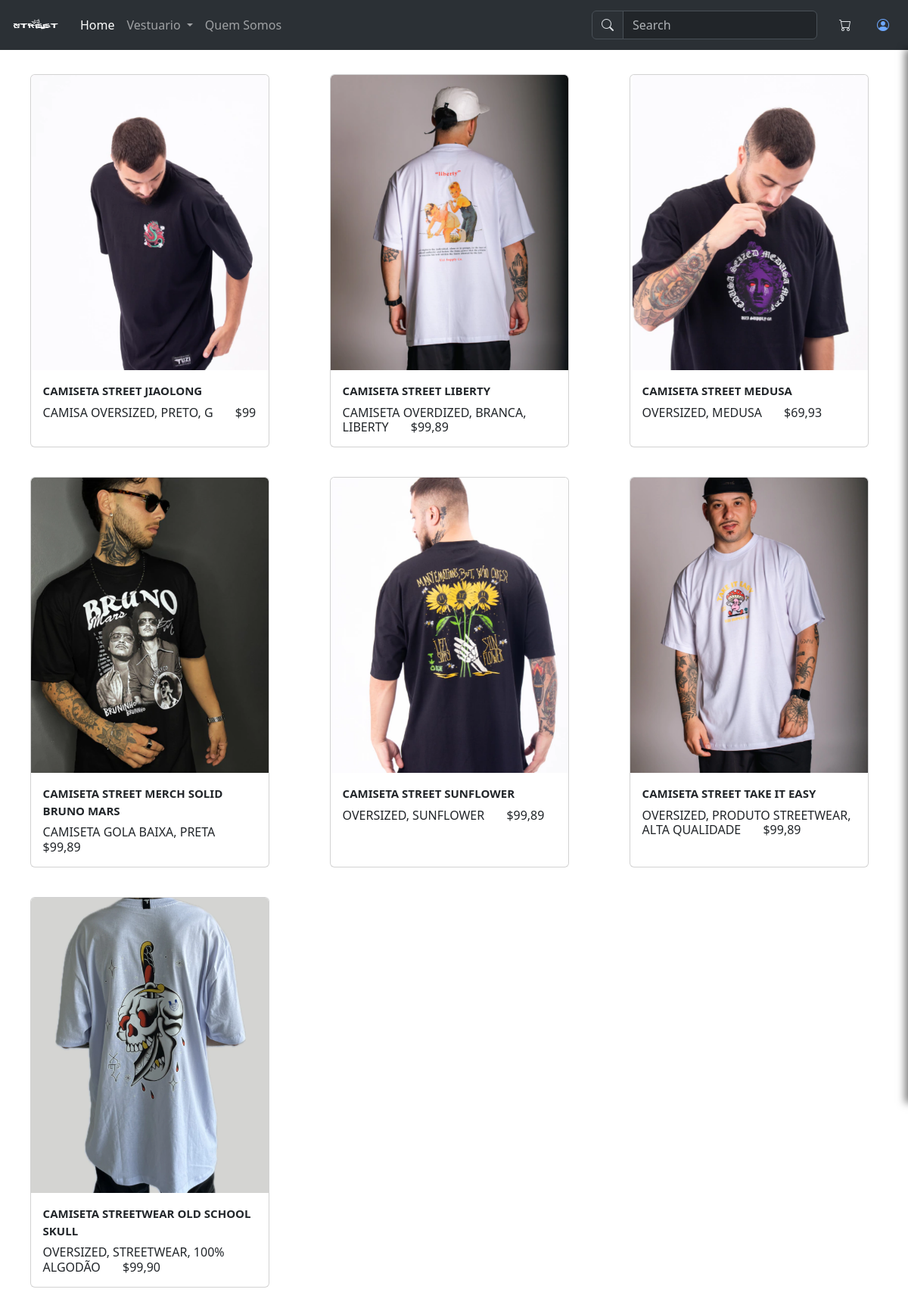
/index.php?pagina=catalogo&categoria=blusa, run on the app's committed database.
### tables this page shows
CREATE TABLE `produtos` (
  `id` int(11) NOT NULL,
  `categoria` varchar(255) NOT NULL,
  `nome_produto` varchar(255) NOT NULL,
  `descricao` varchar(255) NOT NULL,
  `preco` varchar(250) NOT NULL,
  `estoque` varchar(250) NOT NULL,
  `tamanho` varchar(255) NOT NULL,
  `Cor` varchar(255) NOT NULL,
  `Imagem_link_1` varchar(255) NOT NULL,
  `Imagem_link_2` varchar(255) NOT NULL
);

### modules/catalogo.php (the view)
<?php
include_once('conexao.php');
$select = "SELECT * FROM produtos WHERE categoria = '$_GET[categoria]'";
$res= $conexao->query($select);
while($resX = mysqli_fetch_assoc($res)){
    echo"
    <div class='card' style='width: 80%;'><a  href='./index.php?pagina=produto&id=$resX[id]'><img src='$resX[Imagem_link_1]' class='card-img-top' alt='...' style='width: 100%; height: 390px; object-fit: cover;'></a>
        <svg onclick='addcarrinho($resX[id])' xmlns='http://www.w3.org/2000/svg' width='40' height='40' fill='currentColor' class='bi bi-bag-plus-fill' viewBox='0 0 16 16'>
        <path fill-rule='evenodd' d='M10.5 3.5a2.5 2.5 0 0 0-5 0V4h5zm1 0V4H15v10a2 2 0 0 1-2 2H3a2 2 0 0 1-2-2V4h3.5v-.5a3.5 3.5 0 1 1 7 0M8.5 8a.5.5 0 0 0-1 0v1.5H6a.5.5 0 0 0 0 1h1.5V12a.5.5 0 0 0 1 0v-1.5H10a.5.5 0 0 0 0-1H8.5z'/>
        </svg>
        <div class='card-body'>
        <p class='card-title text-start' style='font-size: 15px;font-weight: bold;'>$resX[nome_produto]</p>
        <h6 class='card-text text-start' >$resX[descricao]<span class='text-end'style='margin-left:25px'> $$resX[preco]</span></h6>
        </div>
        </div>";
}

### src/index.php (shortened to what this page needs)
<!doctype html>
<html lang="pt-br">
<head>
  <link rel="stylesheet" href="/node_modules/bootstrap/dist/css/bootstrap.min.css">
  <link rel="stylesheet" href="../css/style.css">
  <link href="https://cdn.jsdelivr.net/npm/bootstrap@5.3.3/dist/css/bootstrap.min.css" rel="stylesheet"
>
  <link href="https://cdnjs.cloudflare.com/ajax/libs/bootstrap-icons/1.10.0/font/bootstrap-icons.min.css"
    rel="stylesheet">
</head>
<body>
  <?php
  include("../components/navbar/index.php");
  include("../components/carrinho/index.php");
  if(!isset($_GET['pagina'])){
    include("../components/main/index.php");
    include("../components/contatos/index.php");
    include("../components/footer/index.php");
    }else{
      if($_GET['pagina']=="catalogo"){
        include("../components/catalogo/index.php");
    }elseif($_GET['pagina']=="login"){
        include("../components/loginUsuario/index.php");
    }elseif($_GET['pagina']=="cadastro"){
      include("../components/cadastroUsuario/index.php");
  }elseif($_GET['pagina']=="produto"){
    include("../components/produto/index.php");
    }elseif($_GET['pagina']=="quem_somos"){
      include("../components/quemSomos/index.php");
      }
  }
  ?>
</body>
</html>

### components/navbar/index.php (shortened to what this page needs)
<link rel="stylesheet" href="../components/navbar/style.css">
<nav class="navbar bg-dark fixed-top navbar-expand-lg bg-body-tertiary" data-bs-theme="dark">
        <div class="container-fluid">
            <a class="navbar-brand" href="../src/index.php">
                <img src="../img/icons/1.png" alt="street" width="70" height="40" alt="Logo Anuncio">
            </a>
            <div class="collapse navbar-collapse" id="navbarSupportedContent">
                <ul class="navbar-nav me-auto mb-2 mb-lg-0">
                    <li class="nav-item">
                        <a class="nav-link active" aria-current="page" href="../src/index.php">Home</a>
                    </li>
                    <li class="nav-item dropdown">
                        <a class="nav-link dropdown-toggle" href="#" role="button" data-bs-toggle="dropdown"
                            aria-expanded="false">
                            Vestuario
                        </a>
                    </li>
                    <li class="nav-item">
                        <a class="nav-link" href="./index.php?pagina=quem_somos">Quem Somos</a>
                    </li>
                </ul>
                <div class="d-flex align-items-center ms-5  ">
                    <?php
                    if(isset(($_GET['pagina']))){
                        if($_GET['pagina']=="catalogo"){
                            echo"
                            <form class='d-flex align-items-center' role='search'>
                                    <div class='input-group'>
                                        <span class='input-group-text' id='basic-addon1'>
                                            <i class='bi bi-search'></i>
                                        </span>
                                        <input class='form-control' id='search' onkeyup='pesquisa()' type='search' placeholder='Search' aria-label='Search'>
                                    </div>
                                </form>
                            ";
                        }else{
                        }}
                    ?>
                    <div class="d-flex align-items-center ms-3">
                        <button class="btn me-2" onclick="abrirCarrinho(),atualizaCarrinho(),valorTotal()">
                            <i class="bi bi-cart"></i>
                        </button>
                        <?php if(isset($_SESSION['emailUsuario']))
                        {echo "<div class='btn' id='login'>
                            <i id='login' class='bi bi-person-circle'></i><br>$_SESSION[nomeUsuario]
                            <a href='../modules/sair.php'><button class='sair'>Sair</button></a>
                        </div>";
                        }
                        else
                        {
                            echo"<div class='btn' id='login'>
                            <a href='./index.php?pagina=login'><i class='bi bi-person-circle'></i></a>
                        </div>";
                        } ?>
                    </div>
                </div>
            </div>
        </div>
    </nav>

### components/carrinho/index.php (shortened to what this page needs)
<link rel="stylesheet" href="../components/carrinho/style.css">

### components/catalogo/index.php
<link rel="stylesheet" href="../components/catalogo/styles.css">
<br><br>
    <div class="text-center">
    <?php include_once("../modules/catalogo.php")?>
        </div>

### css/style.css (style rules this page uses)
body { padding-top: 50px; }
* { margin: 0; padding: 0; box-sizing: border-box; }

### components/navbar/style.css (style rules this page uses)
.navbar { z-index: 9; }

### components/catalogo/styles.css (style rules this page uses)
.text-center { display: grid; justify-items: center; grid-template-columns: 25% 25% 25% 25%; }
.card { margin-bottom: 10%; overflow: hidden; }
@media (max-width:1500px) { .text-center { grid-template-columns: 33% 33% 33%; } }

### data on the page
produtos: Imagem_link_1 (picture), nome_produto "CAMISETA STREET JIAOLONG", descricao "CAMISA OVERSIZED, PRETO, G", preco "99"
produtos: Imagem_link_1 (picture), nome_produto "CAMISETA STREET LIBERTY", descricao "CAMISETA OVERDIZED, BRANCA, LIBERTY", preco "99,89"
produtos: Imagem_link_1 (picture), nome_produto "CAMISETA STREET MEDUSA", descricao "OVERSIZED, MEDUSA", preco "69,93"
produtos: Imagem_link_1 (picture), nome_produto "CAMISETA STREET MERCH SOLID BRUNO MARS", descricao "CAMISETA GOLA BAIXA, PRETA", preco "99,89"
produtos: Imagem_link_1 (picture), nome_produto "CAMISETA STREET SUNFLOWER", descricao "OVERSIZED, SUNFLOWER", preco "99,89"
produtos: Imagem_link_1 (picture), nome_produto "CAMISETA STREET TAKE IT EASY", descricao "OVERSIZED, PRODUTO STREETWEAR, ALTA QUALIDADE", preco "99,89"
produtos: Imagem_link_1 (picture), nome_produto "CAMISETA STREETWEAR OLD SCHOOL SKULL", descricao "OVERSIZED, STREETWEAR, 100% ALGODÃO", preco "99,90"
